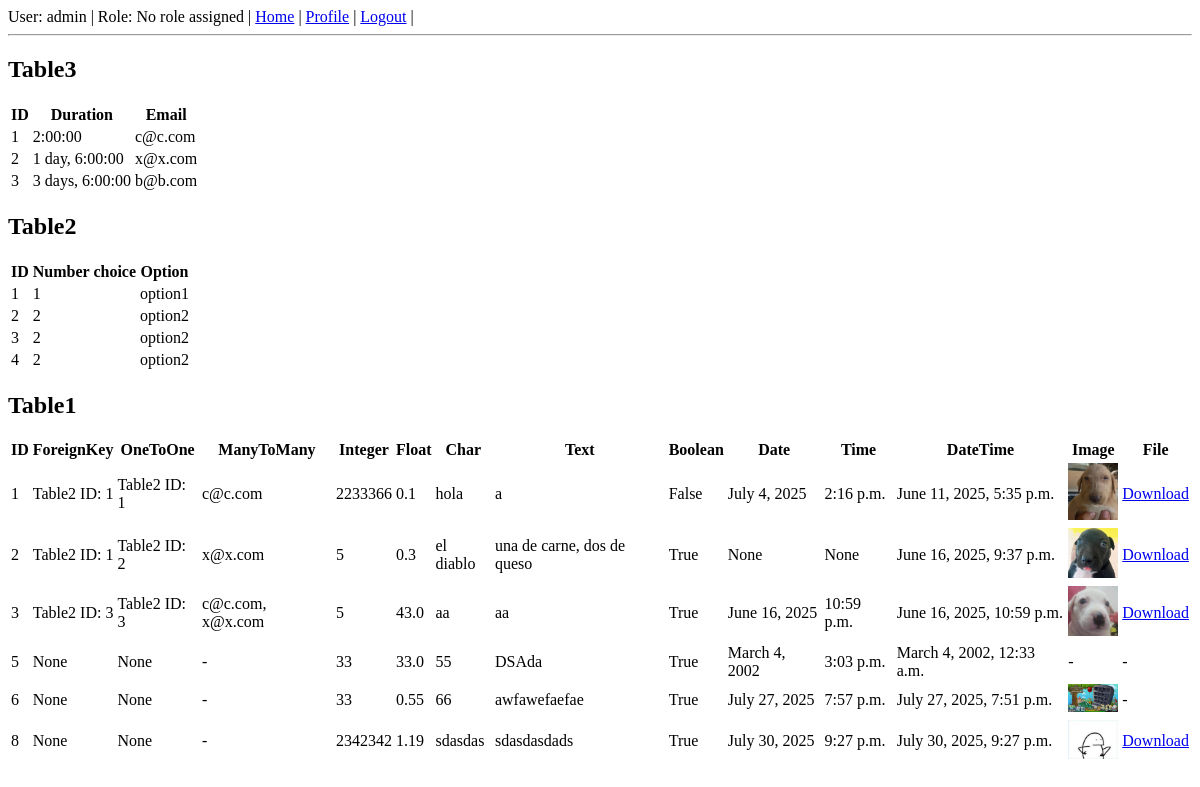
The page /get_data (signed in) on the database as committed earlier.
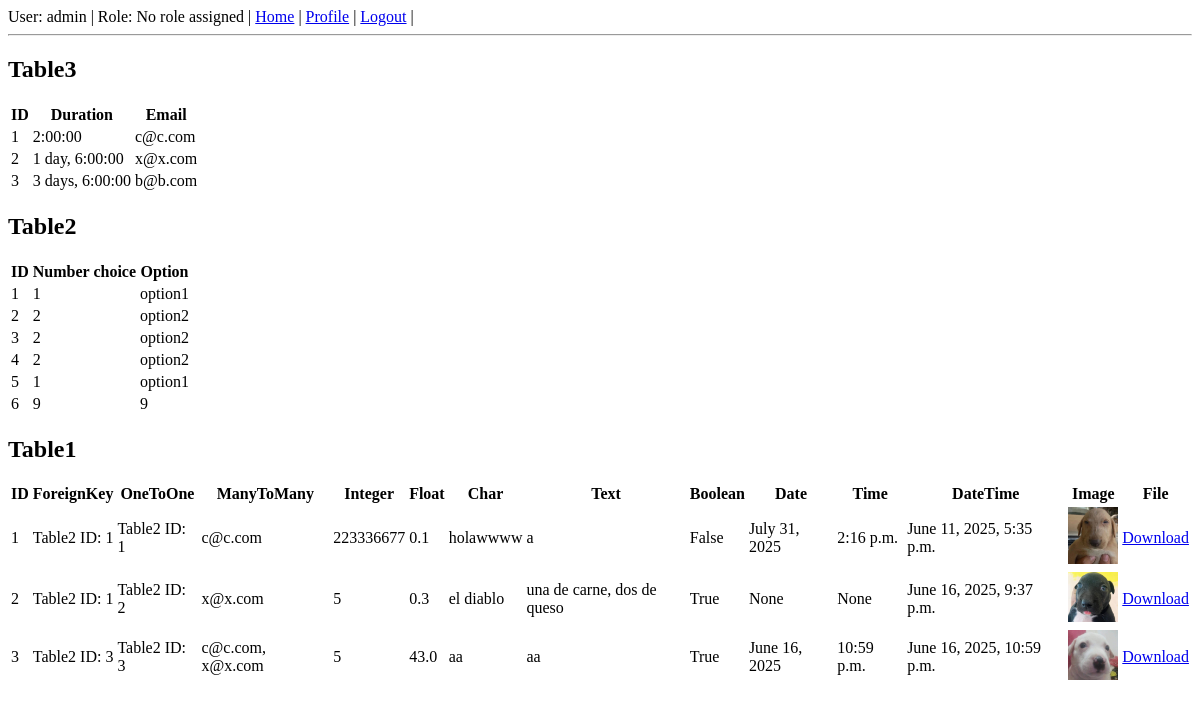
The same page on the database as committed later.
### rest_basic/models.py (models this page shows, shortened)
class Table3(models.Model):
    duration_field = models.DurationField()
    email_field = models.EmailField(max_length=254, unique=True)

class Table2(models.Model):
    CHOICES = (
        (1, 'option1'),
        (2, 'option2'),
    )
    positive_small_int = models.PositiveSmallIntegerField(choices=CHOICES, default=1)
    def __str__(self):
        return f"Table2 ID: {self.id}"

class Table1(models.Model):
    foreign_key = models.ForeignKey(Table2, on_delete=models.CASCADE, related_name='table1_foreign', null=True, blank=True)
    one_to_one = models.OneToOneField(Table2, on_delete=models.CASCADE, related_name='table1_one', null=True, blank=True)
    many_to_many = models.ManyToManyField(Table3, related_name='table1_many', blank=True)
    integer_field = models.IntegerField(null=True, blank=True)      # Integer value (optional)
    float_field = models.FloatField(null=True, blank=True)          # Floating point number
    char_field = models.CharField(max_length=15)                    # Short text with max length
    text_field= models.TextField(blank=True)                        # Long text (optional)
    boolean_field = models.BooleanField(default=False)              # True or False
    date_field = models.DateField(null=True, blank=True)           # Date only
    time_field = models.TimeField(null=True, blank=True)           # Time only
    datetime_field = models.DateTimeField(null=True, blank=True)   # Full date and time
    image_field = models.ImageField(upload_to='images/', null=True, blank=True)  # For image files
    file_field = models.FileField(upload_to='files/', null=True, blank=True)     # For general files

### rest_basic/views.py (the view)
# urls.py: path('get_data', views.get_data, name='get_data'),
@require_GET
@permission_required('rest_basic.view_data', raise_exception=True)
def get_data(request):
    table3 = Table3.objects.all()
    table2 = Table2.objects.all()
    table1 = Table1.objects.all()
    return render(request, 'get_data.html',{"table3":table3,"table2":table2,"table1":table1})

### rest_basic/templates/get_data.html
{% extends "base.html" %}
{% block body %}
    <h2>Table3</h2>
    <table>
        <thead>
            <tr>
                <th>ID</th>
                <th>Duration</th>
                <th>Email</th>
            </tr>
        </thead>
        <tbody>
            {% for entry in table3 %}
            <tr>
                <td>{{ entry.id }}</td>
                <td>{{ entry.duration_field }}</td>
                <td>{{ entry.email_field }}</td>
            </tr>
            {% empty %}
            <tr><td colspan="3">Table3 is empty</td></tr>
            {% endfor %}
        </tbody>
    </table>
    <h2>Table2</h2>
    <table>
        <thead>
            <tr>
                <th>ID</th>
                <th>Number choice</th>
                <th>Option</th>
            </tr>
        </thead>
        <tbody>
            {% for entry in table2 %}
            <tr>
                <td>{{ entry.id }}</td>
                <td>{{ entry.positive_small_int}}</td>
                <td>{{ entry.get_positive_small_int_display }}</td>
            </tr>
            {% empty %}
            <tr><td colspan="3">Table2 is empty</td></tr>
            {% endfor %}
        </tbody>
    </table>
    <h2>Table1</h2>
    <table>
        <thead>
            <tr>
                <th>ID</th>
                <th>ForeignKey</th>
                <th>OneToOne</th>
                <th>ManyToMany</th>
                <th>Integer</th>
                <th>Float</th>
                <th>Char</th>
                <th>Text</th>
                <th>Boolean</th>
                <th>Date</th>
                <th>Time</th>
                <th>DateTime</th>
                <th>Image</th>
                <th>File</th>
            </tr>
        </thead>
        <tbody>
            {% for entry in table1 %}
             <tr>
                <td>{{ entry.id }}</td>
                <td>{{ entry.foreign_key }}</td>
                <td>{{ entry.one_to_one }}</td>
                <td>
                    {% for m in entry.many_to_many.all %}
                        {{ m.email_field }}{% if not forloop.last %}, {% endif %}
                    {% empty %}
                        -
                    {% endfor %}
                </td>
                <td>{{ entry.integer_field }}</td>
                <td>{{ entry.float_field }}</td>
                <td>{{ entry.char_field }}</td>
                <td>{{ entry.text_field|default:"-" }}</td>
                <td>{{ entry.boolean_field }}</td>
                <td>{{ entry.date_field }}</td>
                <td>{{ entry.time_field }}</td>
                <td>{{ entry.datetime_field }}</td>
                <td>
                    {% if entry.image_field %}
                        <img src="{{ entry.image_field.url }}" alt="img" width="50">
                    {% else %}
                        -
                    {% endif %}
                </td>
                <td>
                    {% if entry.file_field %}
                        <a href="{{ entry.file_field.url }}">Download</a>
                    {% else %}
                        -
                    {% endif %}
                </td>
            </tr>
            {% empty %}
            <tr><td colspan="6">Table1 is empty</td></tr>
            {% endfor %}
        </tbody>
    </table>
{% endblock %}

### rest_basic/templates/base.html (shortened to what this page needs)
{% load static %}
<!DOCTYPE html>
<html lang="en">
    <head>
    </head>
    <body>
        {% if user.is_authenticated %}
        <div>
            User: {{ user.username }} |
            Role: {% if user.groups.all.0.name == 'Admins' %}Administrator{% elif user.groups.all.0.name == 'Customers' %}Customer{% else %}No role assigned{% endif %} |
            <a href="{% url 'home_rest_basic' %}">Home</a> |
            <a href="{% url 'profile_rest_basic' %}">Profile</a> |
            <a href="{% url 'logout_rest_basic' %}">Logout</a> |
        </div>
        <hr>
        {% endif %}
        {% block body %}
        {% endblock %}
    </body>
</html>

Rows that differ between the two databases and show on the page:
removed Table1: id "5", foreign_key "None", one_to_one "None", integer_field "33", float_field "33.0", char_field "55", text_field "DSAda", boolean_field "True", date_field "March 4, 2002", time_field "3:03 p.m.", datetime_field "March 4, 2002, 12:33 a.m."
removed Table1: id "6", foreign_key "None", one_to_one "None", integer_field "33", float_field "0.55", char_field "66", text_field "awfawefaefae", boolean_field "True", date_field "July 27, 2025", time_field "7:57 p.m.", datetime_field "July 27, 2025, 7:51 p.m.", image_field (picture)
removed Table1: id "8", foreign_key "None", one_to_one "None", integer_field "2342342", float_field "1.19", char_field "sdasdas", text_field "sdasdasdads", boolean_field "True", date_field "July 30, 2025", time_field "9:27 p.m.", datetime_field "July 30, 2025, 9:27 p.m.", image_field (picture)
added Table2: id "5", positive_small_int "1", positive_small_int "option1"
added Table2: id "6", positive_small_int "9"
changed Table1 "False": integer_field "2233366" → "223336677"; char_field "hola" → "holawwww"; date_field "July 4, 2025" → "July 31, 2025"
